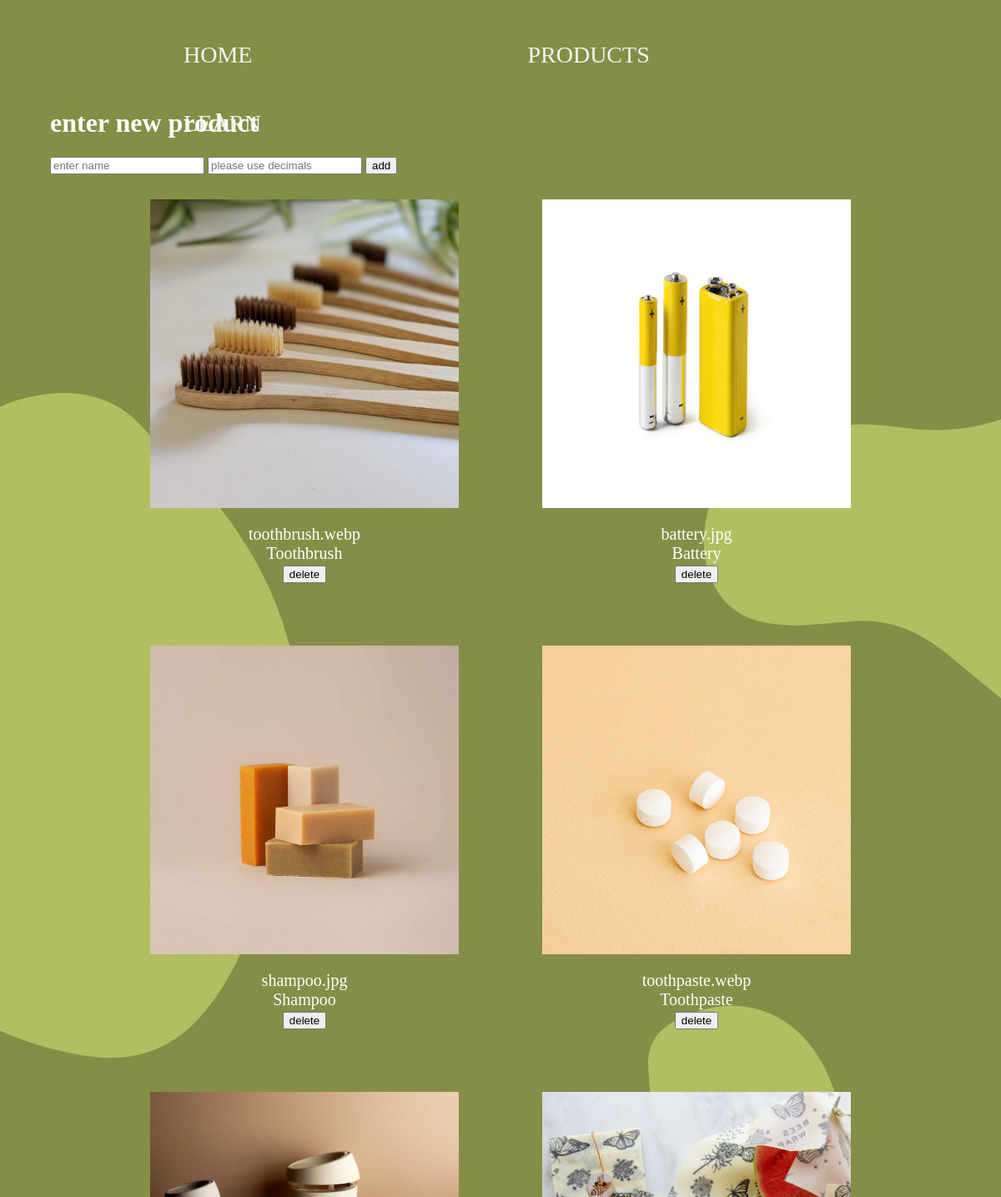
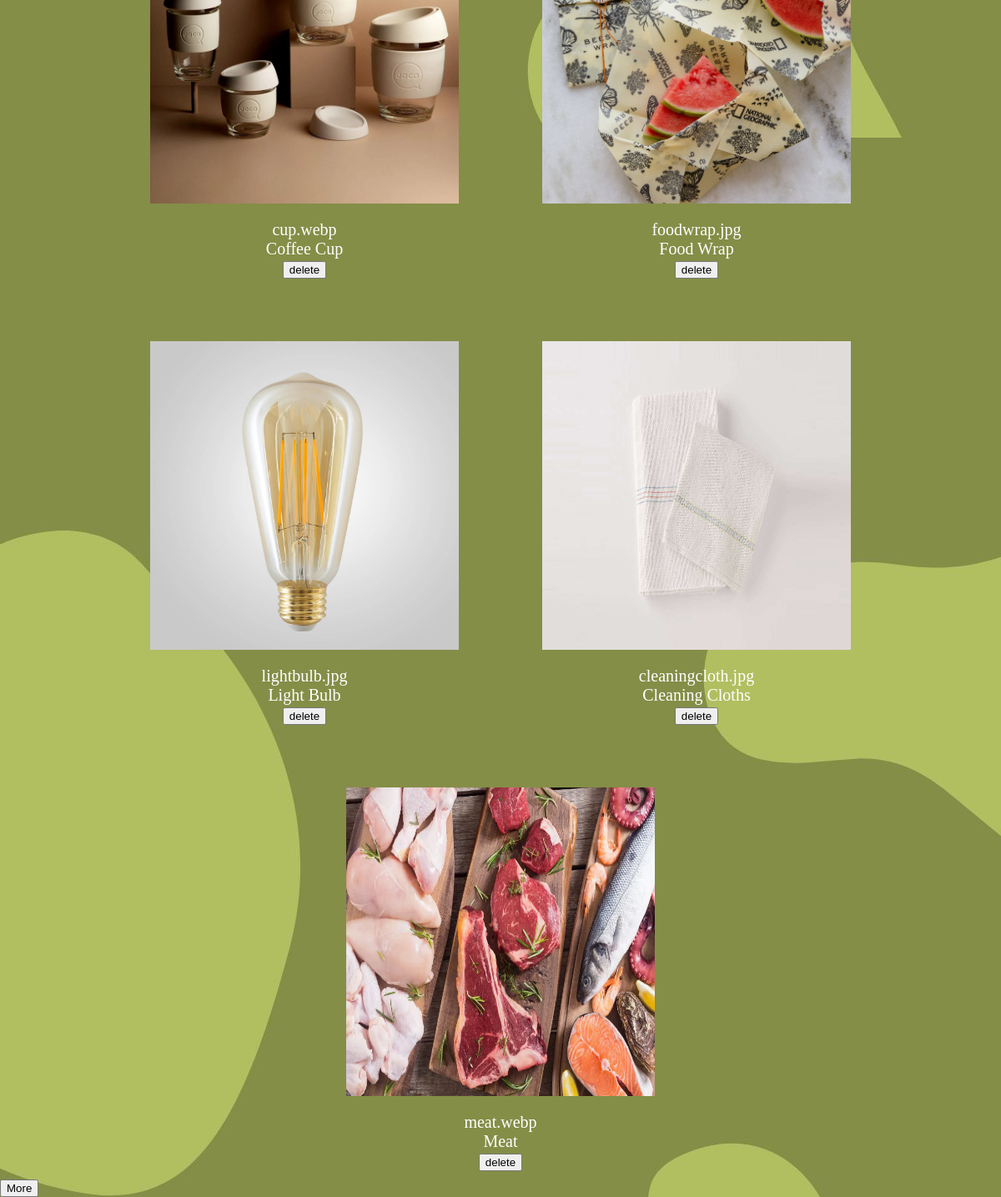
/product, run on the app's committed database (2 pictures, top to bottom).
### tables this page shows
CREATE TABLE product (id INTEGER PRIMARY KEY AUTOINCREMENT, file_name TEXT, name TEXT NOT NULL, Av_price INTEGER, description TEXT);

### main.py (the view)
@app.route("/product")
def product():
    cursor = get_db().cursor()
    sql = "SELECT * FROM product"
    cursor.execute(sql)
    results = cursor.fetchall()
    return render_template("product.html", results=results)

### main.py (called while the page is built)
def get_db():
    db = getattr(g, "_database", None)
    if db is None:
        db = g._database = sqlite3.connect(DATABASE)
    return db

@app.teardown_appcontext
def close_connection(exception):
    db = getattr(g, "_database", None)
    if db is not None:
        db.close()

### templates/product.html (shortened to what this page needs)
<!DOCTYPE html>
<html lang="en">
<head>
    <link rel="stylesheet" href="{{url_for('static',filename='styles.css')}}">
</head>
<body>
    <header>
        <div class="container">
            <nav>
                <ul>
                    <li><a href="http://127.0.0.1:5000">Home</a></li>
                    <li><a href="http://127.0.0.1:5000/product">Products</a></li>
                    <li><a href="http://127.0.0.1:5000/learn">Learn</a></li>
                </ul>
            </nav>
        </div>
    </header>
    <br><br> <br><br> <br><br>
<form action="/add" method="post" class="add">
    <h1> enter new product </h1>
    <input type="text" name="product_name" placeholder="enter name" required="true">
    <input type="number" name="product_price" placeholder="please use decimals" min="0.00" step="0.01" required="true">
    <input type="submit" value="add">
</form>
    <div class="flex-container">
        {% for item in results %}
            <div class="flex-item">
                <figure class="flex-image" >
                    <img src="static/images/{{item[1]}}" class="flex-image" alt="IMG 1">
                </figure>
                {{item[1]}} <br> {{item[2]}}
            <form action="/delete" method="post">
            <input type="submit" value="delete">
            </form>
            </div>
        {% endfor %}
    </div>
<button id="myBtn">More</button>
<body class="bgimg3"></body>
</body>
</html>

### static/styles.css (style rules this page uses)
.add { padding-left: 60px; color: white; }
.flex-container { display: flex; flex-direction: row; flex-wrap: wrap; justify-content: center; row-gap: 35px; }
.flex-item { border: none; padding: 10px; font-size: 20px; text-align: center; min-width: 100px; color: white; }
.flex-image { display: grid; text-align: center; width: 370px; height: 370px; }
.bgimg3 { background-image: url('/static/images/bgimg5.jpg'); }
body { margin: 0; font-family: 'Times New Roman', Times, serif; }
.container { position: absolute; top: 0; width: auto; margin: 0; }
nav ul { margin: 0; list-style: none; }
nav li { float: left; text-align: center; margin-left: 180px; margin-right: 150px; padding-top: 50px; }
nav a { color: rgb(243, 243, 243); text-decoration: none; text-transform: uppercase; font-size: 28px; }

### data on the page
product: file_name (picture), file_name "toothbrush.webp", name "Toothbrush"
product: file_name (picture), file_name "battery.jpg", name "Battery"
product: file_name (picture), file_name "shampoo.jpg", name "Shampoo"
product: file_name (picture), file_name "toothpaste.webp", name "Toothpaste"
product: file_name (picture), file_name "cup.webp", name "Coffee Cup"
product: file_name (picture), file_name "foodwrap.jpg", name "Food Wrap"
product: file_name (picture), file_name "lightbulb.jpg", name "Light Bulb"
product: file_name (picture), file_name "cleaningcloth.jpg", name "Cleaning Cloths"
product: file_name (picture), file_name "meat.webp", name "Meat"
